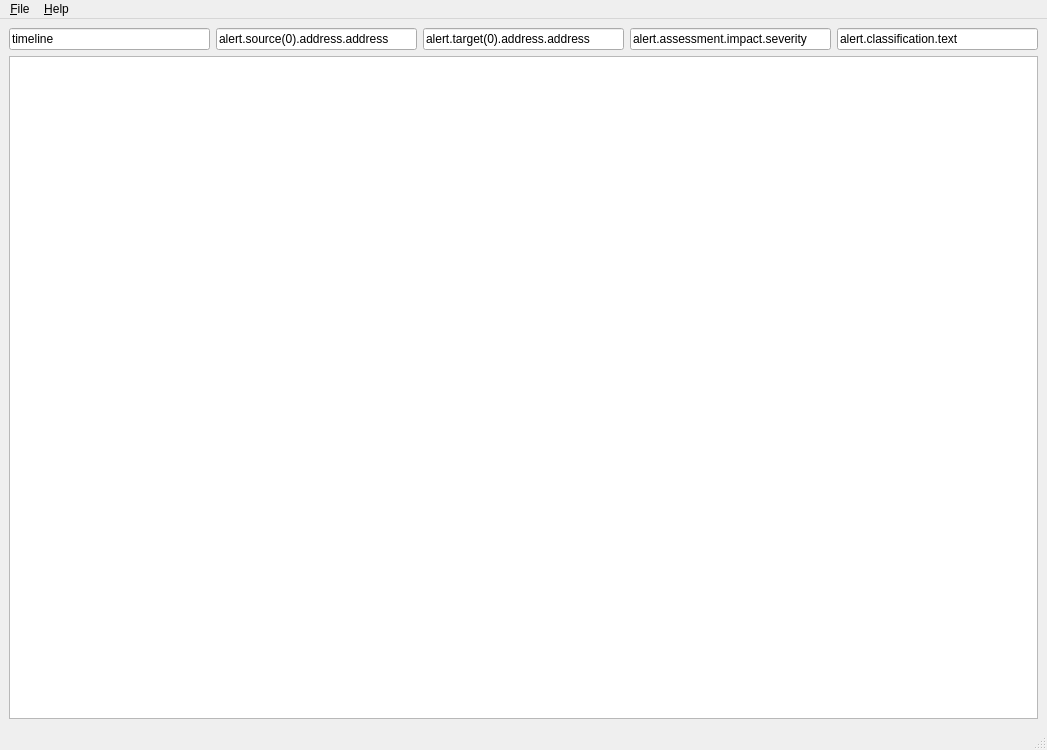
<ui version="4.0" >
 <class>MainWindow</class>
 <widget class="QMainWindow" name="MainWindow" >
  <property name="geometry" >
   <rect>
    <x>0</x>
    <y>0</y>
    <width>1047</width>
    <height>750</height>
   </rect>
  </property>
  <property name="windowTitle" >
   <string>Picviz Frontend</string>
  </property>
  <widget class="QWidget" name="centralwidget" >
   <property name="geometry" >
    <rect>
     <x>0</x>
     <y>23</y>
     <width>1047</width>
     <height>704</height>
    </rect>
   </property>
   <layout class="QVBoxLayout" >
    <item>
     <layout class="QHBoxLayout" >
      <item>
       <widget class="QLineEdit" name="lineEdit1" >
        <property name="text" >
         <string>timeline</string>
        </property>
       </widget>
      </item>
      <item>
       <widget class="QLineEdit" name="lineEdit2" >
        <property name="text" >
         <string>alert.source(0).address.address</string>
        </property>
       </widget>
      </item>
      <item>
       <widget class="QLineEdit" name="lineEdit3" >
        <property name="text" >
         <string>alert.target(0).address.address</string>
        </property>
       </widget>
      </item>
      <item>
       <widget class="QLineEdit" name="lineEdit4" >
        <property name="text" >
         <string>alert.assessment.impact.severity</string>
        </property>
       </widget>
      </item>
      <item>
       <widget class="QLineEdit" name="lineEdit5" >
        <property name="text" >
         <string>alert.classification.text</string>
        </property>
       </widget>
      </item>
     </layout>
    </item>
    <item>
     <widget class="QGraphicsView" name="graphicsView" />
    </item>
   </layout>
  </widget>
  <widget class="QMenuBar" name="menubar" >
   <property name="geometry" >
    <rect>
     <x>0</x>
     <y>0</y>
     <width>1047</width>
     <height>23</height>
    </rect>
   </property>
   <widget class="QMenu" name="menu_File" >
    <property name="title" >
     <string>&amp;File</string>
    </property>
    <addaction name="actionConnect_to_manager" />
    <addaction name="separator" />
    <addaction name="action_Quit" />
   </widget>
   <widget class="QMenu" name="menu_Help" >
    <property name="title" >
     <string>&amp;Help</string>
    </property>
    <addaction name="action_About" />
   </widget>
   <addaction name="menu_File" />
   <addaction name="menu_Help" />
  </widget>
  <widget class="QStatusBar" name="statusbar" >
   <property name="geometry" >
    <rect>
     <x>0</x>
     <y>727</y>
     <width>1047</width>
     <height>23</height>
    </rect>
   </property>
  </widget>
  <action name="actionConnect_to_manager" >
   <property name="text" >
    <string>&amp;Connect to manager...</string>
   </property>
  </action>
  <action name="action_Quit" >
   <property name="text" >
    <string>&amp;Quit</string>
   </property>
  </action>
  <action name="action_About" >
   <property name="text" >
    <string>&amp;About</string>
   </property>
  </action>
 </widget>
 <resources/>
 <connections/>
</ui>
